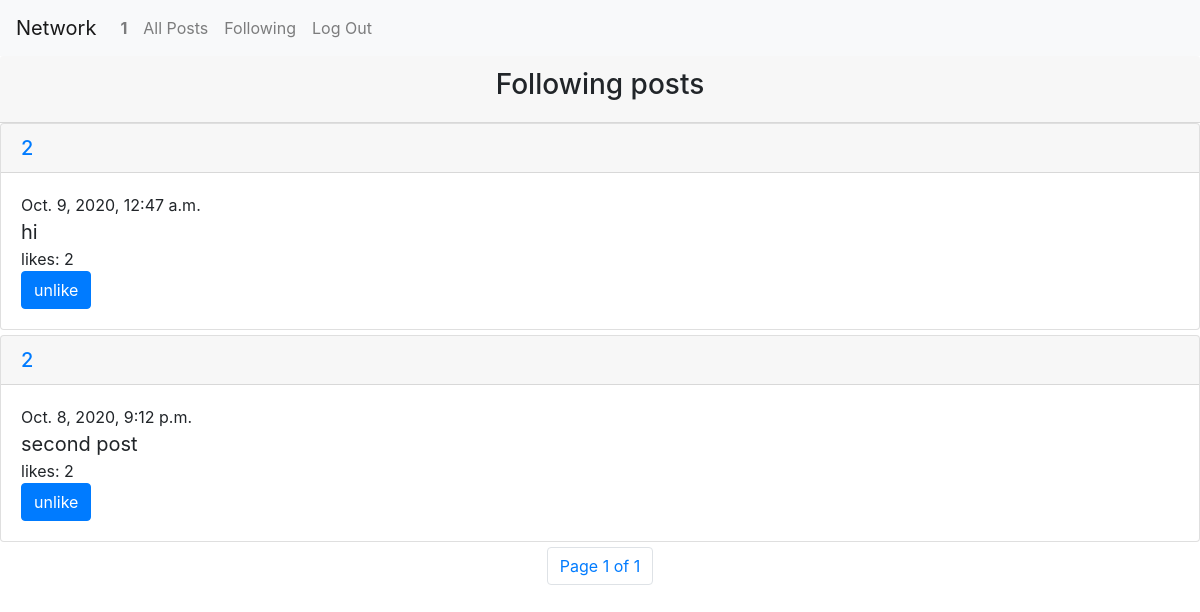
The page /Following (signed in) on the database as committed earlier.
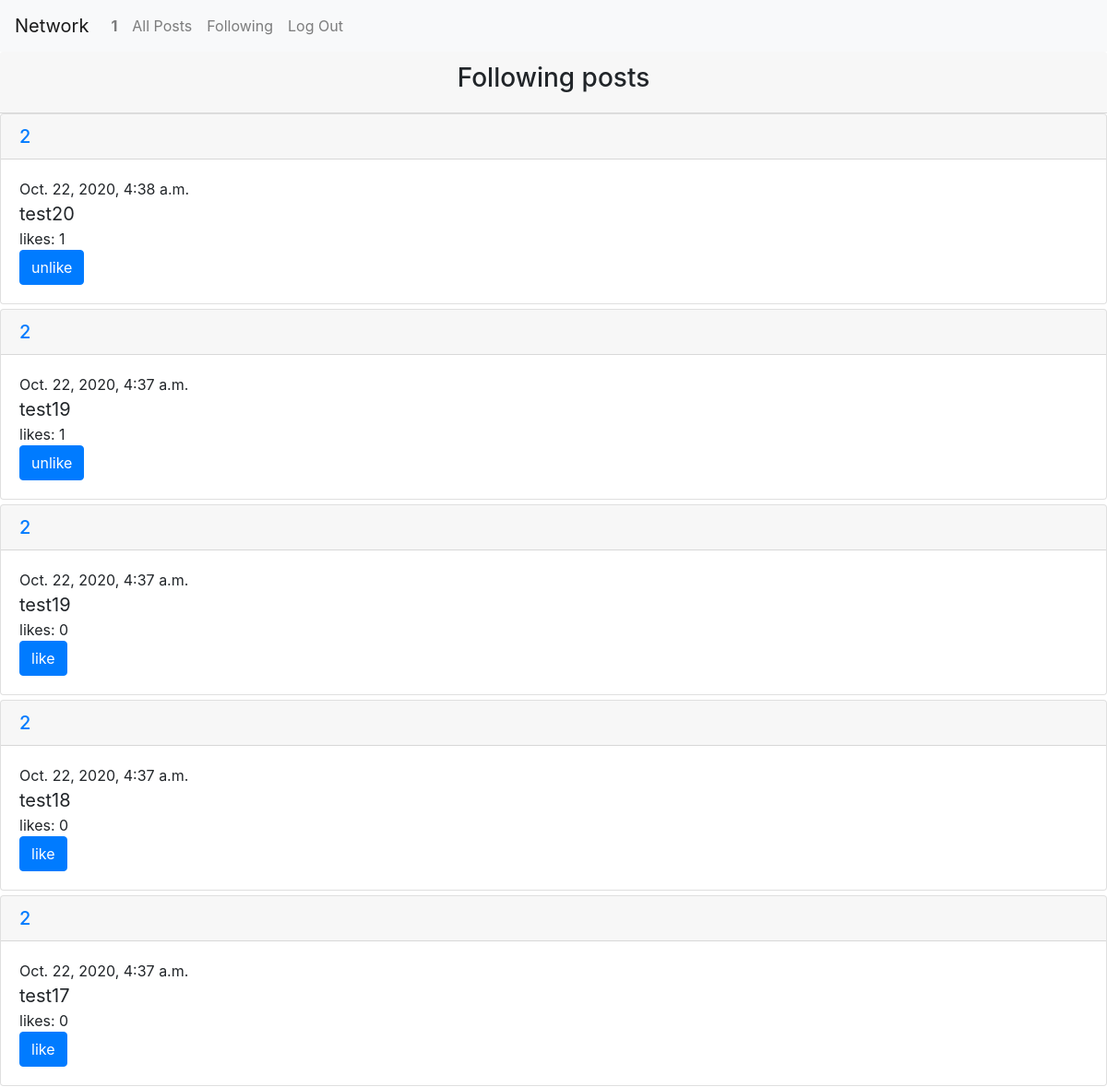
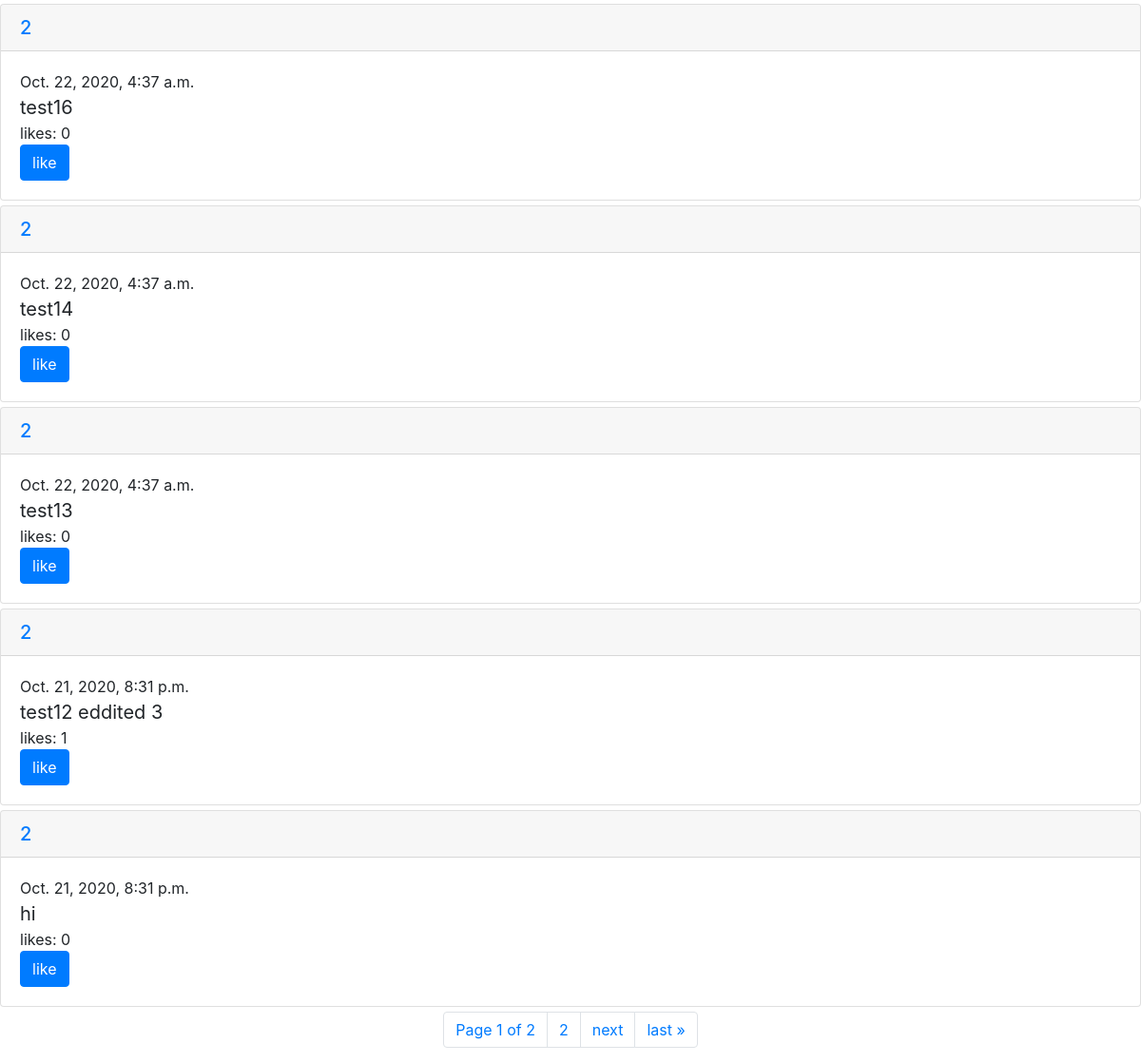
The same page on the database as committed later (2 pictures, top to bottom).
### network/models.py (models this page shows, shortened)
class Post(models.Model):
    user = models.ForeignKey("User", on_delete=models.CASCADE,related_name="posts")
    content = models.TextField(blank=True)
    timestamp = models.DateTimeField(auto_now_add=True)
    like = models.ManyToManyField("User" ,related_name="liked")
    likes_count = models.IntegerField(default=0)

class User(AbstractUser):
    following = models.ManyToManyField("User" ,related_name="followers")
    followers_count = models.IntegerField(default=0)
    following_count = models.IntegerField(default=0)

### network/views.py (the view)
# urls.py: path("Following",views.FollowingPage,name="FollowingPage"),
@login_required
def FollowingPage(request):
    user = request.user
    fp = Post.objects.none()
    u = user.following
    for i in u.iterator():
        print("=",i.username)
        posts = Post.objects.filter(user=i)
        fp =  posts | fp
    posts = fp.order_by("-timestamp").all()
    paginator = Paginator(posts, 10)
    page_number = request.GET.get('page')
    page_obj = paginator.get_page(page_number)
    return render(request, "network/following.html", {
                "posts": page_obj,
            })

### network/templates/network/following.html (shortened to what this page needs)
{% extends "network/layout.html" %}
{% load static %}
{% block body %}
    <div class="card-header profile_div">
    <h3  >Following posts </h3>
    </div>
    <div id="posts_view">
    <div >
    <ul class="ul">
        {% for post in posts %}
        <li  class="padd">
            <div id="id{{post.id}}" class="card">
                <h5 class="card-header"><a href="{% url 'profile' post.user.username %}">{{post.user.username}}</a></h5>
                <div class="card-body ">
                <div>{{post.timestamp}}<br></div>
                <div id="content{{post.id}}"><p class="card-text blockquote mb-0">{{post.content}}</p></div>
                <div id="LC{{post.id}}">likes: {{post.like.count}}</div>
                {% if user.is_authenticated %}
                {% if user in post.like.all %}
                <div><button id="LB{{post.id}}" class="btn btn-primary" type="button" onclick="like({{post.id}})">unlike</button></div>
                {% else %}
                <div><button id="LB{{post.id}}" class="btn btn-primary" type="button" onclick="like({{post.id}})">like</button></div>
                {% endif %}
                {% endif %}
                </div>
            </div>
        </li>
        {% endfor %}
    </ul>
    </div>
    </div>
    <div>
   <nav aria-label="Page navigation example">
        <ul class="pagination justify-content-center">
            <li class="page-item"> <a  class="page-link" href="#">Page {{ posts.number }} of {{ posts.paginator.num_pages }}</a></li>
            {% if posts.has_next %}
            <li class="page-item"><a class="page-link" href="?page={{ posts.next_page_number }}">{{ posts.next_page_number }}</a></li>
            <li class="page-item"><a class="page-link" href="?page={{ posts.next_page_number }}">next</a></li>
            <li class="page-item"> <a class="page-link" href="?page={{ posts.paginator.num_pages }}">last &raquo;</a></li>
            {% endif %}
         </ul>
    </nav>
    </div>
{% endblock %}

Rows that differ between the two databases and show on the page:
no longer on this page (row unchanged): Post: user.username "2", timestamp "Oct. 9, 2020, 12:47 a.m.", content "hi", like.count "2"
no longer on this page (row unchanged): Post: user.username "2", timestamp "Oct. 8, 2020, 9:12 p.m.", content "second post", like.count "2"
added Post: user.username "2", timestamp "Oct. 22, 2020, 4:38 a.m.", content "test20", like.count "1"
added Post: user.username "2", timestamp "Oct. 22, 2020, 4:37 a.m.", content "test19", like.count "1"
added Post: user.username "2", timestamp "Oct. 22, 2020, 4:37 a.m.", content "test19", like.count "0"
added Post: user.username "2", timestamp "Oct. 22, 2020, 4:37 a.m.", content "test18", like.count "0"
added Post: user.username "2", timestamp "Oct. 22, 2020, 4:37 a.m.", content "test17", like.count "0"
added Post: user.username "2", timestamp "Oct. 22, 2020, 4:37 a.m.", content "test16", like.count "0"
added Post: user.username "2", timestamp "Oct. 22, 2020, 4:37 a.m.", content "test14", like.count "0"
added Post: user.username "2", timestamp "Oct. 22, 2020, 4:37 a.m.", content "test13", like.count "0"
added Post: user.username "2", timestamp "Oct. 21, 2020, 8:31 p.m.", content "test12 eddited 3", like.count "1"
added Post: user.username "2", timestamp "Oct. 21, 2020, 8:31 p.m.", content "hi", like.count "0"
Other text that changed with them:
{{ posts.paginator.num_pages }}: "1" → "2"
{{ posts.next_page_number }}: (not shown) → "2"
text now shown: "next last »"
